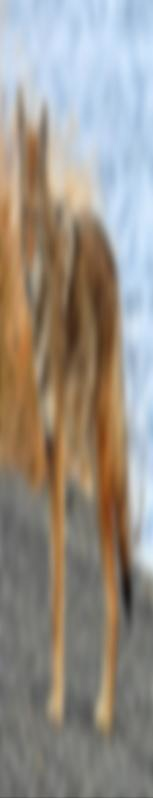
#> input picture lab3/image.jpg, 153 x 798 px
$ jupyter execute fft.ipynb
#> lines starting #> are read from the running program, lines starting #| are printed output that depends on the picture
[cell 1]
import numpy as np
import cv2  as cv
import matplotlib.pyplot as plt

[cell 2]
img = cv.imread('image.jpg')
#> img is the input picture: shape (798, 153, 3); mean B, G, R 135.8, 144.5, 151.5
plt.imshow(img)

[cell 3]
# https://ru.stackoverflow.com/questions/141.55335/python-%D0%B8%D0%B7%D0%BC%D0%B5%D0%BD%D0%B5%D0%BD%D0%B8%D0%B5-%D1%84%D0%BE%D1%80%D0%BC%D1%8B-%D0%BA%D0%B0%D1%80%D1%81.5%D0%B8%D0%BD%D0%BA%D0%B8

# получить форму изображения
(h, w, d) = img.shape
#> h = 798; w = 153; d = 3
# сдвиг, примененный к оси x
M = np.float32([ [5, 0, 0],
                [0, 1, 0],
                [0, 0  , 1] ])
# сдвиг, примененный к оси Y
# M = np.float32([ [1,   0, 0],
#                 [0.5, 1, 0],
#                 [0,   0, 1] ])
# применяем перспективное преобразование к изображению
img = cv.warpPerspective(img,M,(w * 5,h))
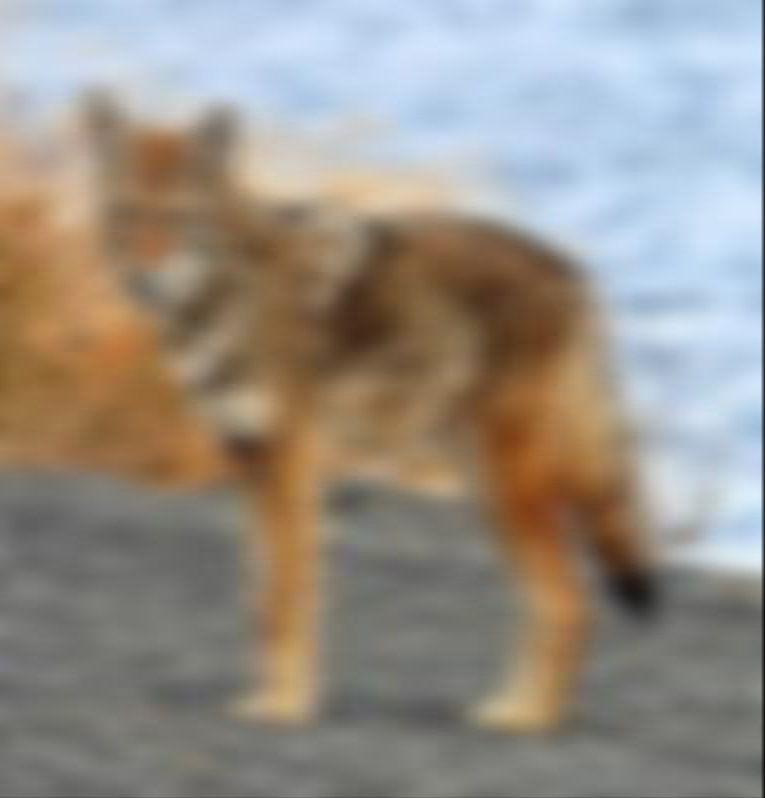
#> img: shape (798, 765, 3); mean B, G, R 135.5, 144.1, 151.1
#Преобразуем изображение в rgb
img = cv.cvtColor(img, cv.COLOR_BGR2RGB)
plt.imshow(img)

[cell 4]
gray_img = cv.cvtColor(img, cv.COLOR_BGR2GRAY)
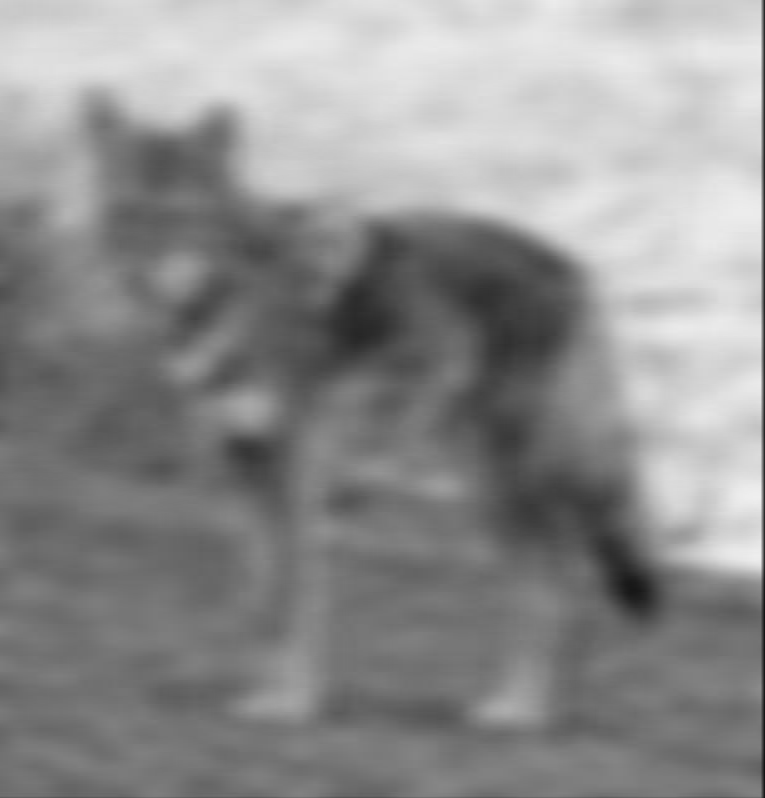
#> gray_img: shape (798, 765); min 19, max 239, mean 142.3
f = np.fft.fft2(gray_img)
fshift = np.complex64(np.fft.fftshift(f))
magnitude_spectrum = 20 * np.log(np.abs(fshift))
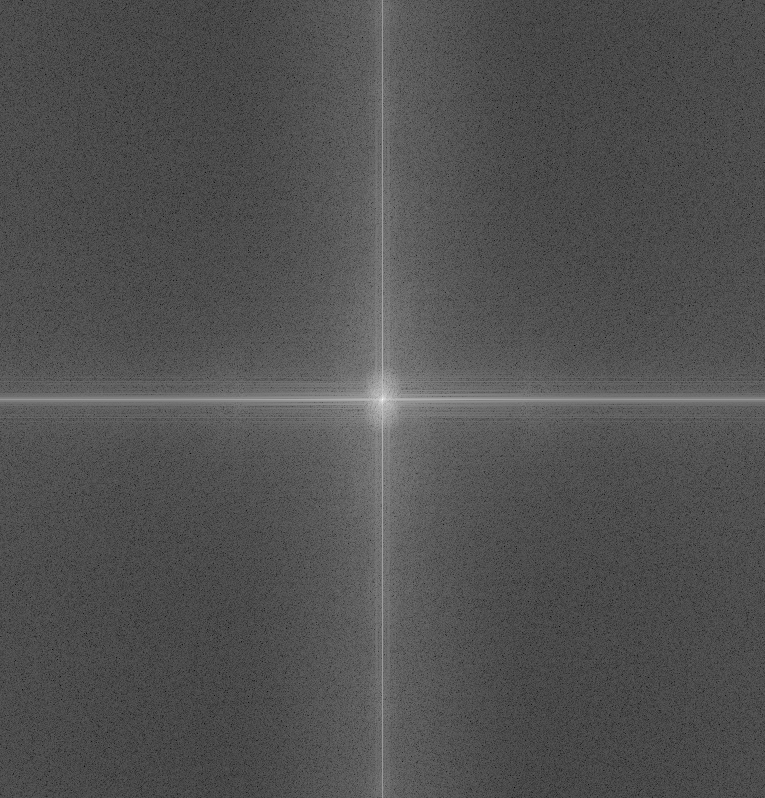
#> magnitude_spectrum: shape (798, 765) float32; min -12.51, max 365.6, mean 108.8; drawn with min black and max white
phase_spectrum = np.uint8(255 * (np.angle(fshift) + np.pi) / (2 * np.pi))
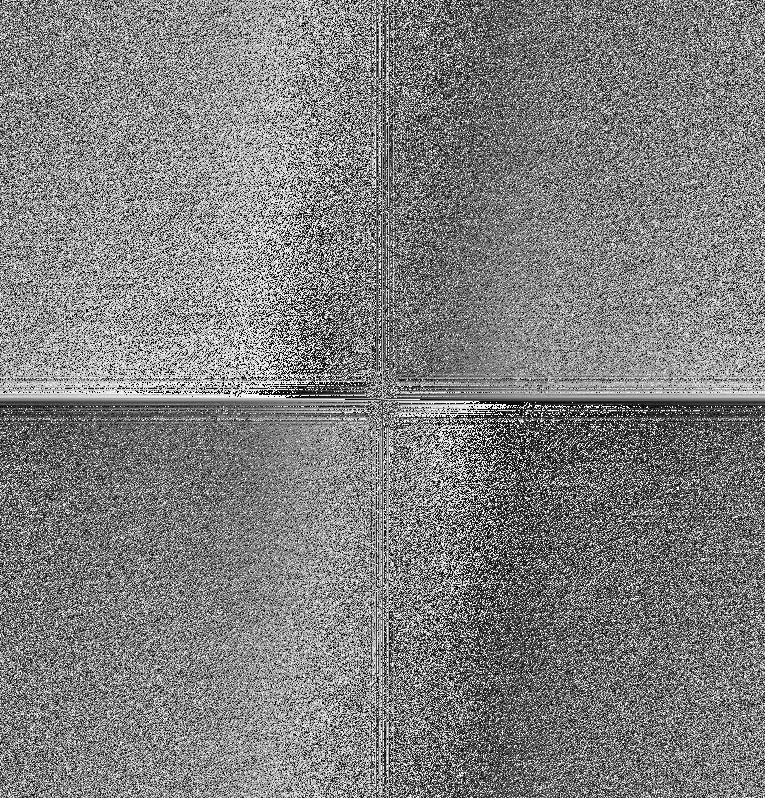
#> phase_spectrum: shape (798, 765); min 0, max 254, mean 127

# вывод
plt.figure(figsize=(15, 12))
plt.subplot(131), plt.imshow(gray_img, cmap='gray')
plt.title('Исходное изображение'), plt.xticks([]), plt.yticks([])
plt.subplot(132), plt.imshow(magnitude_spectrum, cmap='gray')
plt.title('Амплитудный спектр изображения'), plt.xticks([]), plt.yticks([])
plt.subplot(133), plt.imshow(phase_spectrum, cmap='gray')
plt.title('Фазовый спектр изображения'), plt.xticks([]), plt.yticks([])
plt.show()

[cell 5]
r = 20
rows, cols = gray_img.shape
#> rows = 798; cols = 765
crow, ccol = np.uint32((rows / 2, cols / 2))
#> crow = 399; ccol = 382
# create a mask first, center square is 1, remaining all zeros
mask = np.ones((rows, cols, 2), np.uint8)
mask[crow - r:crow + r, ccol - r:ccol + r] = 0

# вычисляем фурье-образ
dft = cv.dft(np.float32(gray_img), flags=cv.DFT_COMPLEX_OUTPUT)
dft_shift = np.fft.fftshift(dft)

# применяем маску и делаем обратное преобразование Фурье
dft_shift_masked = dft_shift * mask
f_ishift = np.fft.ifftshift(dft_shift_masked)
img_back = cv.idft(f_ishift)
img_back = cv.magnitude(img_back[..., 0], img_back[..., 1])
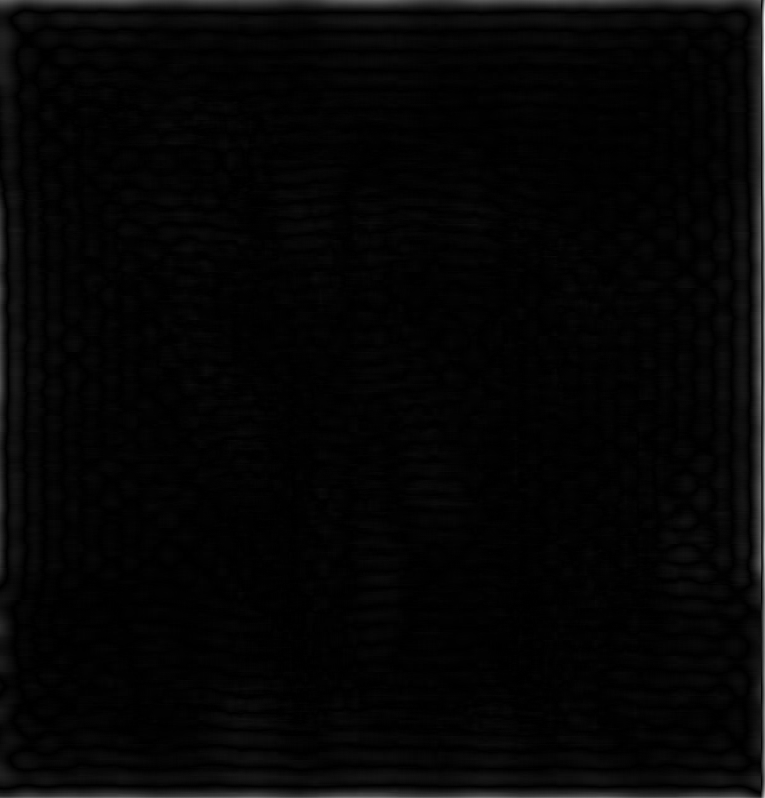
#> img_back: shape (798, 765) float32; min 1182, max 97589160, mean 2225148; drawn with min black and max white

magnitude_dft_shift = 20 * np.log(
    cv.magnitude(dft_shift[..., 0], dft_shift[..., 1]))
magnitude_dft_shift_masked = 20 * np.log(
    cv.magnitude(dft_shift_masked[..., 0], dft_shift_masked[..., 1]))
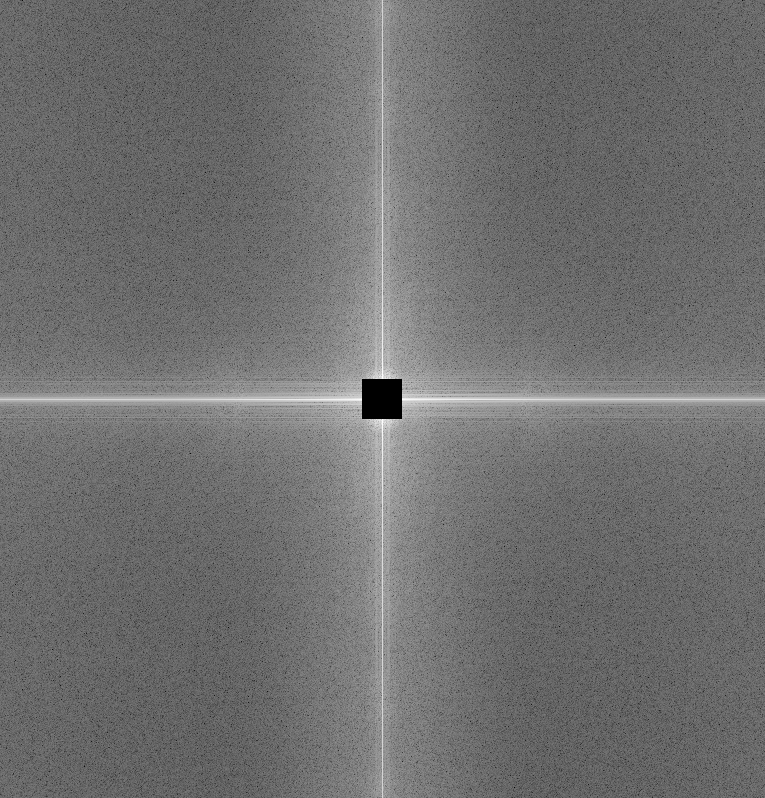
#> magnitude_dft_shift_masked: shape (798, 765) float32; 0.26% of the values are NaN or infinite; the others: min -12.49, max 261.4, mean 108.5; drawn with min black, max white, NaN and infinite black

# вывод
plt.figure(figsize=(10, 10))
plt.subplot(221), plt.imshow(img, cmap='gray')
plt.title('Исходное изображение'), plt.xticks([]), plt.yticks([])
plt.subplot(222), plt.imshow(magnitude_dft_shift, cmap='gray')
plt.title('Амплитудный спектр'), plt.xticks([]), plt.yticks([])
plt.subplot(223), plt.imshow(img_back, cmap='gray')
plt.title('Восстановленное изображение'), plt.xticks([]), plt.yticks([])
plt.subplot(224), plt.imshow(magnitude_dft_shift_masked, cmap='gray')
plt.title('Обрезанный спектр'), plt.xticks([]), plt.yticks([])
plt.show()

[cell 6]
from scipy import fftpack
im_fft = fftpack.fft2(gray_img)


#
# In the lines following, we'll make a copy of the original spectrum and
# truncate coefficients.

# Define the fraction of coefficients (in each direction) we keep
keep_fraction = 0.1

# Call ff a copy of the original transform. Numpy arrays have a copy
# method for this purpose.
im_fft2 = im_fft.copy()

# Set r and c to be the number of rows and columns of the array.
r = im_fft2.shape[0]
#> r = 798
c = im_fft2.shape[1]
#> c = 765


# Set to zero all rows with indices between r*keep_fraction and
# r*(1-keep_fraction):
im_fft2[int(r*keep_fraction):int(r*(1-keep_fraction))] = 0

# Similarly with the columns:
im_fft2[:, int(c*keep_fraction):int(c*(1-keep_fraction))] = 0

# Reconstruct the denoised image from the filtered spectrum, keep only the
# real part for display.
im_new = fftpack.ifft2(im_fft2).real

plt.figure()
plt.imshow(im_new, plt.cm.gray)
plt.title('Reconstructed Image')
